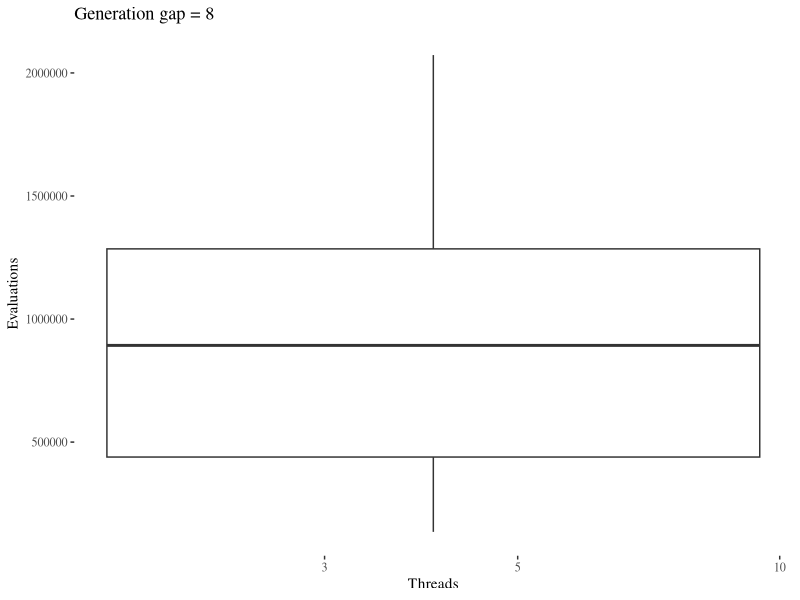
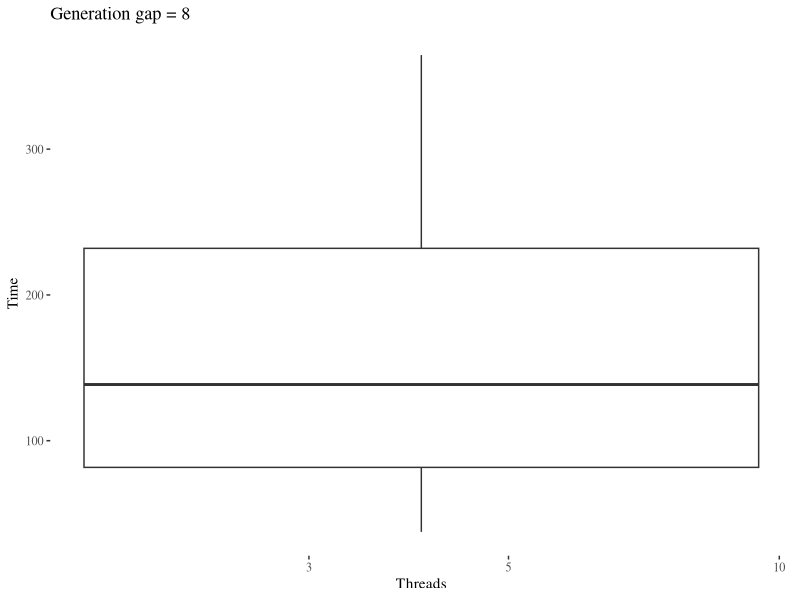
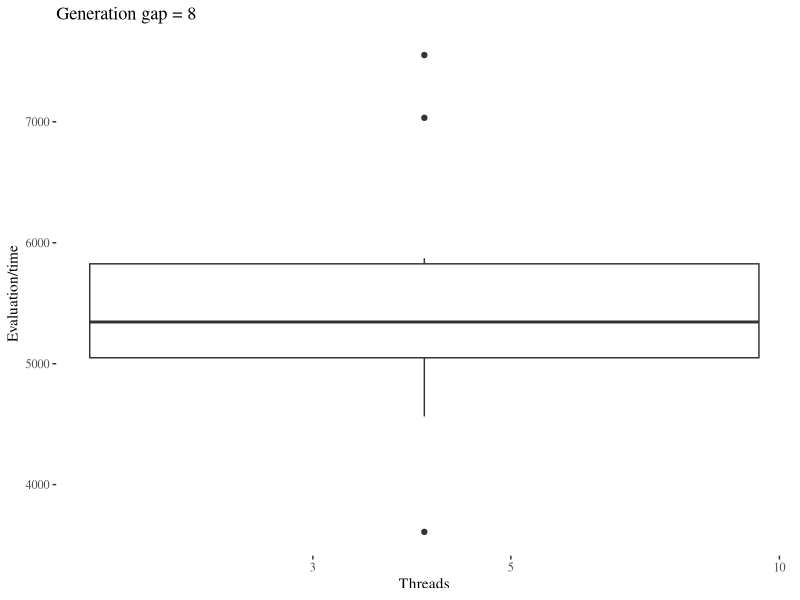
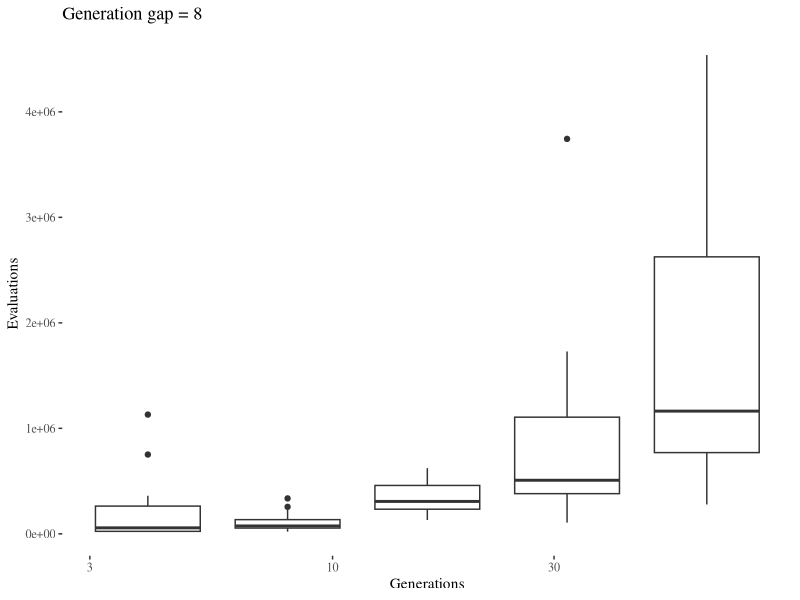
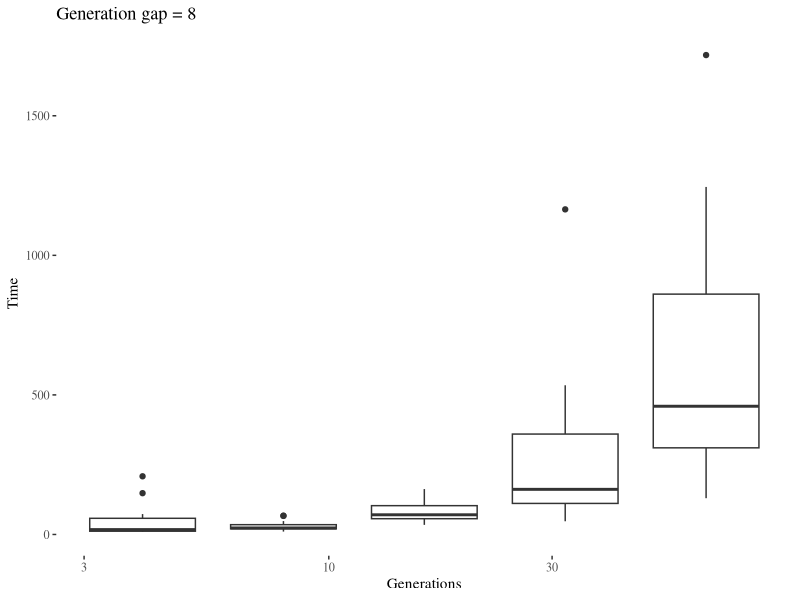
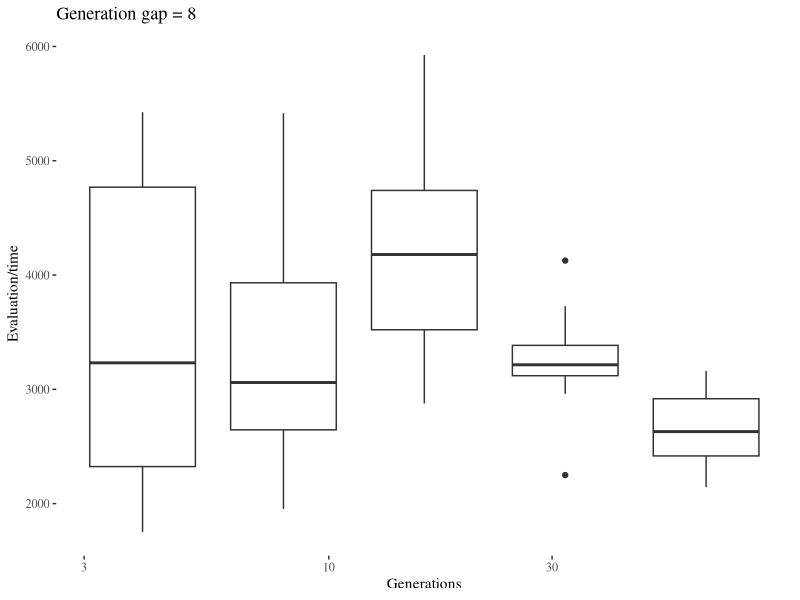

Write R code to recreate these figures, in order.
library(reshape2)
library(ggplot2)
library(ggthemes)

data.freqs.threads <- read.csv('../data/gecco-2019-freqs-threads.csv')


ggplot(data.freqs.threads,aes(x=Threads,y=Evaluations,group=Threads))+geom_boxplot()+scale_x_log10()+theme_tufte()+labs(x="Threads",y="Evaluations",title="Generation gap = 8")
ggplot(data.freqs.threads,aes(x=Threads,y=Time,group=Threads))+geom_boxplot()+scale_x_log10()+theme_tufte()+labs(x="Threads",y="Time",title="Generation gap = 8")
ggplot(data.freqs.threads,aes(x=Threads,y=Evaluations/Time,group=Threads))+geom_boxplot()+scale_x_log10()+theme_tufte()+labs(x="Threads",y="Evaluation/time",title="Generation gap = 8")


data.freqs.generations <- read.csv('../data/gecco-2019-freqs-generations.csv')


ggplot(data.freqs.generations,aes(x=Generation.Gap,y=Evaluations,group=Generation.Gap))+geom_boxplot()+scale_x_log10()+theme_tufte()+labs(x="Generations",y="Evaluations",title="Generation gap = 8")
ggplot(data.freqs.generations,aes(x=Generation.Gap,y=Time,group=Generation.Gap))+geom_boxplot()+scale_x_log10()+theme_tufte()+labs(x="Generations",y="Time",title="Generation gap = 8")
ggplot(data.freqs.generations,aes(x=Generation.Gap,y=Evaluations/Time,group=Generation.Gap))+geom_boxplot()+scale_x_log10()+theme_tufte()+labs(x="Generations",y="Evaluation/time",title="Generation gap = 8")
